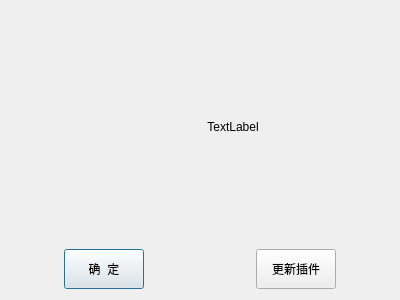
<?xml version="1.0" encoding="UTF-8"?>
<ui version="4.0">
 <class>AboutDialog</class>
 <widget class="QDialog" name="AboutDialog">
  <property name="geometry">
   <rect>
    <x>0</x>
    <y>0</y>
    <width>400</width>
    <height>300</height>
   </rect>
  </property>
  <property name="windowTitle">
   <string>关于</string>
  </property>
  <property name="windowIcon">
   <iconset resource="icon.qrc">
    <normaloff>:/icon/icon/about.png</normaloff>:/icon/icon/about.png</iconset>
  </property>
  <layout class="QGridLayout" name="gridLayout_2" rowstretch="3,1">
   <item row="0" column="0">
    <layout class="QHBoxLayout" name="horizontalLayout" stretch="1,0">
     <item>
      <widget class="QLabel" name="iconLabel">
       <property name="maximumSize">
        <size>
         <width>60</width>
         <height>60</height>
        </size>
       </property>
       <property name="text">
        <string/>
       </property>
       <property name="pixmap">
        <pixmap resource="icon.qrc">:/icon/icon/about.png</pixmap>
       </property>
      </widget>
     </item>
     <item>
      <widget class="QLabel" name="infoLabel">
       <property name="text">
        <string>TextLabel</string>
       </property>
       <property name="alignment">
        <set>Qt::AlignCenter</set>
       </property>
      </widget>
     </item>
    </layout>
   </item>
   <item row="1" column="0">
    <layout class="QHBoxLayout" name="horizontalLayout_2" stretch="1,1,2,1,1">
     <item>
      <spacer name="horizontalSpacer">
       <property name="orientation">
        <enum>Qt::Horizontal</enum>
       </property>
       <property name="sizeHint" stdset="0">
        <size>
         <width>40</width>
         <height>20</height>
        </size>
       </property>
      </spacer>
     </item>
     <item>
      <widget class="QPushButton" name="yesButton">
       <property name="maximumSize">
        <size>
         <width>16777215</width>
         <height>40</height>
        </size>
       </property>
       <property name="text">
        <string>确  定</string>
       </property>
      </widget>
     </item>
     <item>
      <spacer name="horizontalSpacer_2">
       <property name="orientation">
        <enum>Qt::Horizontal</enum>
       </property>
       <property name="sizeHint" stdset="0">
        <size>
         <width>40</width>
         <height>20</height>
        </size>
       </property>
      </spacer>
     </item>
     <item>
      <widget class="QPushButton" name="updateButton">
       <property name="maximumSize">
        <size>
         <width>16777215</width>
         <height>40</height>
        </size>
       </property>
       <property name="text">
        <string>更新插件</string>
       </property>
      </widget>
     </item>
     <item>
      <spacer name="horizontalSpacer_3">
       <property name="orientation">
        <enum>Qt::Horizontal</enum>
       </property>
       <property name="sizeHint" stdset="0">
        <size>
         <width>40</width>
         <height>20</height>
        </size>
       </property>
      </spacer>
     </item>
    </layout>
   </item>
  </layout>
 </widget>
 <resources>
  <include location="icon.qrc"/>
 </resources>
 <connections>
  <connection>
   <sender>yesButton</sender>
   <signal>clicked()</signal>
   <receiver>AboutDialog</receiver>
   <slot>close()</slot>
   <hints>
    <hint type="sourcelabel">
     <x>115</x>
     <y>259</y>
    </hint>
    <hint type="destinationlabel">
     <x>51</x>
     <y>251</y>
    </hint>
   </hints>
  </connection>
 </connections>
</ui>
